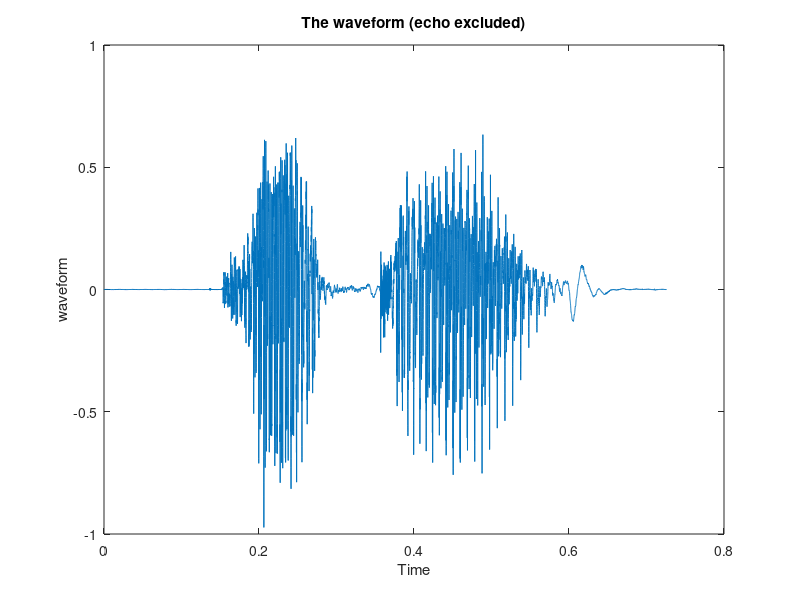
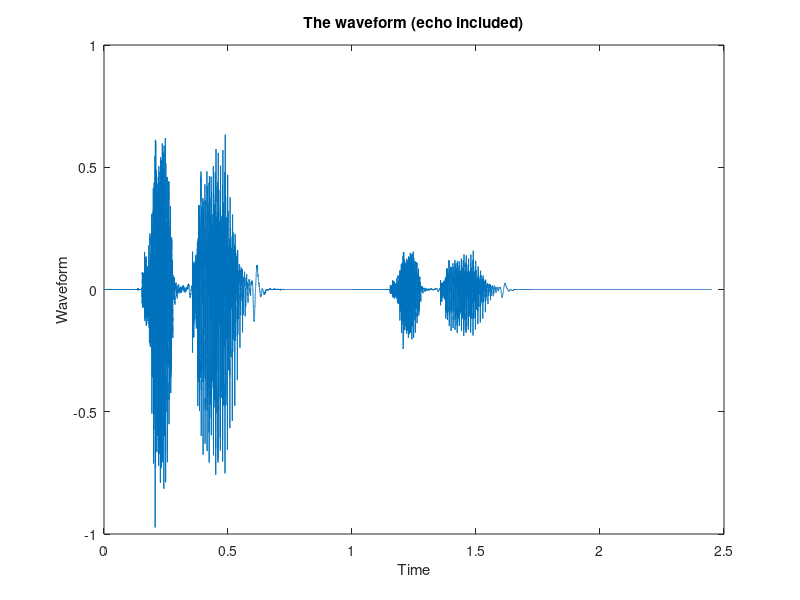

Reproduce these figures in MATLAB, in order.
clc, clear
load echo.mat
waveform=xx;
samplingfreq=fs;
xx=xx';
echofactor=4;
time=length(waveform)-1;
period=1/samplingfreq;
stime=0:period:(period*time);
grid on
figure(1)
plot(stime,waveform);
title('The waveform (echo excluded)');
ylabel('waveform');
xlabel('Time');
hh=[1 zeros(1,samplingfreq) 1/echofactor zeros(1,length(stime))];
yy=conv(waveform,hh);
soundsc(yy,samplingfreq);
ttnew=(0:(length(yy)-1))/samplingfreq;
figure(2)
plot(ttnew,yy);
title('The waveform (echo included)');
ylabel('Waveform');
xlabel('Time');